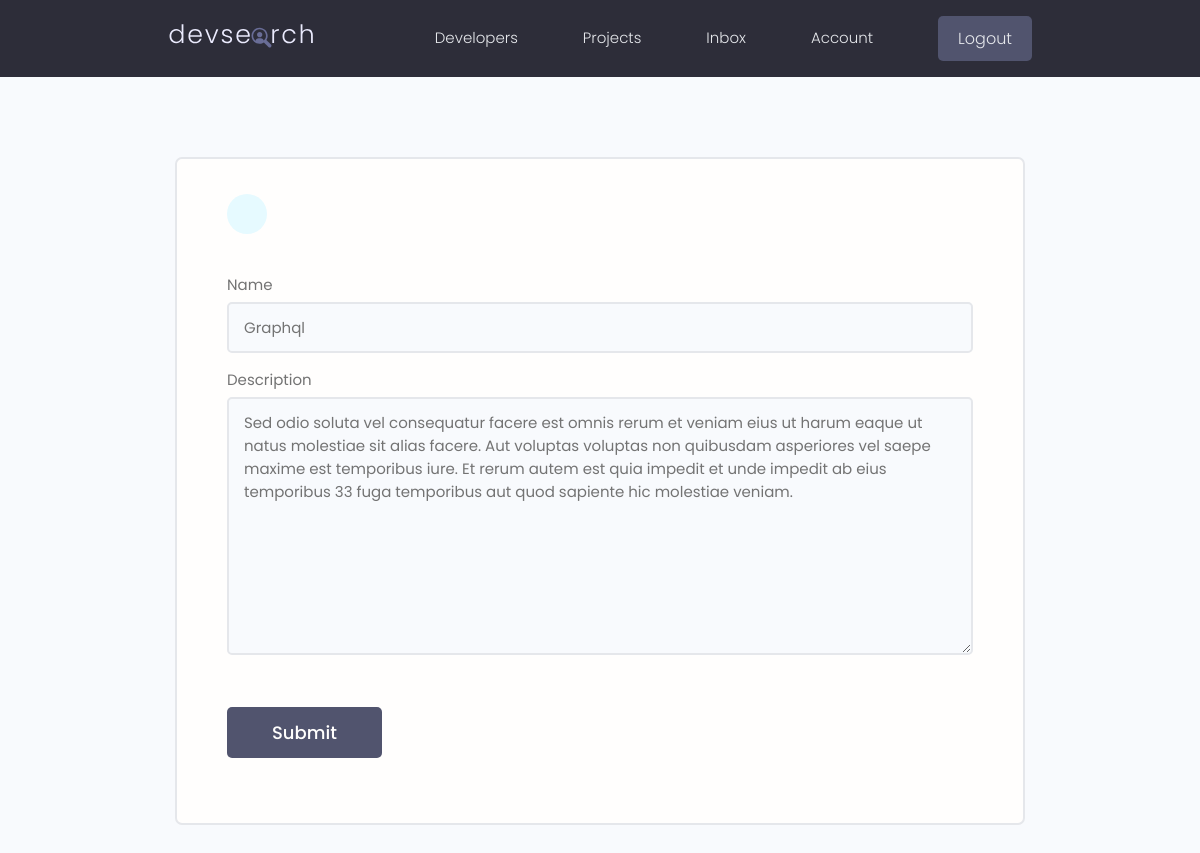
The page /update-skill/f472eea1d5914349bcff6ca94af2a151/ (signed in) on the database its author committed.
### users/models.py (models this page shows, shortened)
class Skill(models.Model):
    id = models.UUIDField(default=uuid.uuid4, unique=True, primary_key=True, editable=False)
    owner = models.ForeignKey(Profile, on_delete=models.CASCADE, null=True)
    name = models.CharField(max_length=200, blank=True, null=True)
    description = models.TextField(null=True, blank=True)
    created = models.DateTimeField(auto_now_add=True)

### users/views.py (the view, shortened to what this page needs)
# urls.py: path('update-skill/<str:pk>/', views.update_skill, name="update-skill"),
@login_required(login_url='login')
def update_skill(request, pk):
    skill = Skill.objects.get(pk=pk)
    if skill.owner.id != request.user.profile.id:
        raise PermissionError("You do not have permission to edit this skill")
    form = SkillForm(instance=skill)
    return render(request, 'users/skill_form.html', {"form": form})

### users/forms.py
class SkillForm(ModelForm):
    class Meta:
        model = Skill
        fields = "__all__"
        exclude = ["owner"]
    def __init__(self, *args, **kwargs):
        super(SkillForm, self).__init__(*args, **kwargs)
        for field in self.fields.values():
            field.widget.attrs.update({
                "class": "input"
            })

### users/templates/users/skill_form.html (shortened to what this page needs)
{% extends 'base.html' %}
{% block content %}
<main class="formPage my-xl">
    <div class="content-box">
        <div class="formWrapper">
            <a class="backButton" href="{% url 'account' %}"></a>
            <br>
            <form class="form" method="POST" action="">
                {% for field in form %}
                <div class="form__field">
                    <label for="formInput#text"> {{field.label}}</label>
                    {{field}}
                </div>
                {% endfor %}
                <input class="btn btn--sub btn--lg  my-md" type="submit" value="Submit" />
            </form>
        </div>
    </div>
</main>
{% endblock %}

### static/styles/app.css (style rules this page uses)
:root { --color-sub: #2d2d39; }
.btn--sub { background-color: var(--color-sub-light); }
.content-box { width: 95%; max-width: 85rem; margin: 0 auto; }
.backButton { background: var(--color-main-light); color: var(--color-main); width: 4rem; height: 4rem; display: flex; align-items: center; justify-content: center; border-radius: 50%; }
.formPage .formWrapper { list-style: none; background: var(--color-white); padding: 3.5rem 5rem; border: 2px solid var(--color-light); border-radius: 0.7rem; }

### static/uikit/styles/modules/_variables.css (style rules this page uses)
:root { --color-main: #5aa5b9; --color-main-light: #e6faff; --color-sub: #3f4156; --color-sub-light: #51546e; --color-sub-lighter: #ededfd; --color-text: #737373; --color-gray: #8b8b8b; --color-light: #e5e7eb; --color-light-gray: #767676; --color-bg: #f8fafd; --color-white: #fffefd; --color-white-light: #f3f3f3; --color-success: #359e64; --color-success-bg: #def8e8; --color-error: #fc4b0b; --color-error-bg: #fff2ee; --font-base: 'Poppins', arial, helvetica, 'Segoe UI', roboto, ubuntu, sans-serif; --font-monospace: 'Fira Code', 'Courier New', courier, monospace; --font-regular: 300; --font-medium: 500; --font-bold: 700; --generic-shadow: 1px 1px 5px #00000010; --generic-transition: all 0.3s ease-in-out; }

### static/uikit/styles/modules/_base.css (style rules this page uses)
* { margin: 0; padding: 0; box-sizing: border-box; text-rendering: optimizeLegibility; color: inherit; font-size: inherit; }
html { font-size: 50%; }
@media only screen and (min-width: 480px) { html { font-size: 56.25%; } }
@media only screen and (min-width: 1200px) { html { font-size: 62.5%; } }
body { line-height: 1.6; font-weight: 400; font-size: 1.5rem; color: var(--color-text); background-color: var(--color-bg); min-height: 100vh; }

### static/uikit/styles/modules/_typography.css (style rules this page uses)
* { font-family: var(--font-base); }
a { padding-bottom: 2px; text-decoration: none; display: inline-block; color: var(--color-main); font-weight: var(--font-medium); }

### static/uikit/styles/modules/_utilities.css (style rules this page uses)
.my-md { margin: 3rem auto; }
.my-xl { margin: 8rem auto; }

### static/uikit/styles/modules/_button.css (style rules this page uses)
.btn { display: inline-block; position: relative; cursor: pointer; background-color: var(--color-light); font-weight: var(--font-medium); color: var(--color-sub); text-decoration: none; padding: 1rem 2rem; border-radius: 0.5rem; border: none; width: -webkit-fit-content; width: -moz-fit-content; width: fit-content; height: -webkit-fit-content; height: -moz-fit-content; height: fit-content; font-size: 1.6rem; outline-width: 0; outline-color: transparent; -webkit-backface-visibility: hidden; backface-visibility: hidden; transition: all 0.3s ease-in-out; }
.btn--sub { background-color: var(--color-sub); color: var(--color-white); }
.btn--lg { font-size: 1.8rem; padding: 1.2rem 4.5rem; }

### static/uikit/styles/modules/_form.css (style rules this page uses)
.form { display: block; }
.form__field { margin-top: 1.5rem; margin-bottom: 1.5rem; }
.form__label, .form__field > label { display: block; margin-bottom: 0.5rem; color: var(--color-text); }
input.input[type='text'], input.input[type='email'], input.input[type='password'], input.input[type='number'], select.input, textarea.input { min-width: 24rem; width: 100%; padding: 1.2rem 1.5rem; border-radius: 0.5rem; border: 2px solid var(--color-light); transition: all 0.3s ease-in-out; background-color: var(--color-bg); }

### rows shown on the page
Skill: form "Graphql" "Sed odio soluta vel consequatur facere est omnis rerum et veniam eius ut harum eaque ut natus molestiae sit alias facere. Aut voluptas voluptas non quibusdam asperiores vel saepe maxime est temporibus iure. Et rerum autem est quia impedit et unde impedit ab eius temporibus 33 fuga temporibus aut quod sapiente hic molestiae veniam."

### other values the page prints
{{ field.label }} "Name" "Description"
